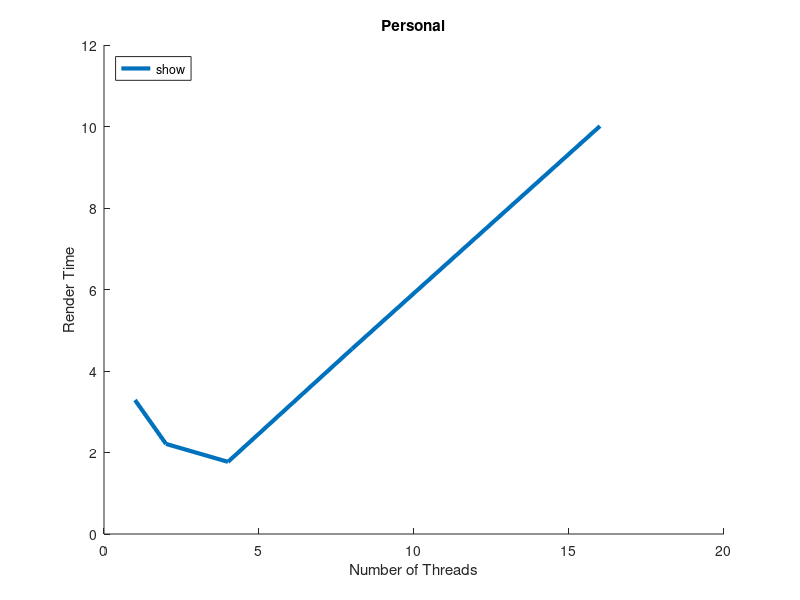

MATLAB code to generate this figure:
function dynamic1
clear all;
close all;
hold on;

x = [1 2 4 8 16];

t0 = [ 3.287317 2.210785 1.770884 4.542323 10.010094 ];
plot(x, t0, 'LineWidth', 3, 'DisplayName', 'models/ironman.obj 3840x2160');

title('Personal');
xlabel('Number of Threads');
ylabel('Render Time');
legend('show', 'Location', 'NorthWest');
